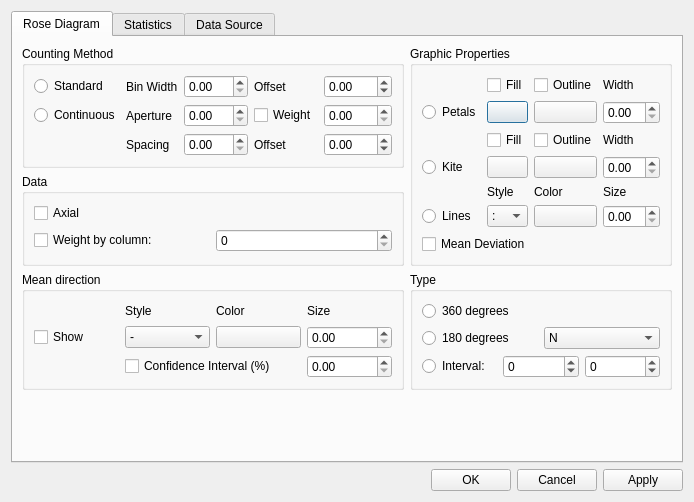
<?xml version="1.0" encoding="UTF-8"?>
<ui version="4.0">
 <class>Dialog</class>
 <widget class="QDialog" name="Dialog">
  <property name="geometry">
   <rect>
    <x>0</x>
    <y>0</y>
    <width>632</width>
    <height>502</height>
   </rect>
  </property>
  <property name="windowTitle">
   <string>Dialog</string>
  </property>
  <layout class="QVBoxLayout" name="verticalLayout_2">
   <item>
    <widget class="QTabWidget" name="tabWidget">
     <property name="sizePolicy">
      <sizepolicy hsizetype="Expanding" vsizetype="Expanding">
       <horstretch>0</horstretch>
       <verstretch>0</verstretch>
      </sizepolicy>
     </property>
     <property name="locale">
      <locale language="English" country="UnitedStates"/>
     </property>
     <property name="currentIndex">
      <number>0</number>
     </property>
     <widget class="QWidget" name="roseDiagram">
      <attribute name="title">
       <string>Rose Diagram</string>
      </attribute>
      <layout class="QVBoxLayout" name="verticalLayout">
       <item>
        <layout class="QGridLayout" name="gridLayout_2">
         <item row="0" column="0">
          <widget class="QGroupBox" name="groupBox_16">
           <property name="title">
            <string>Counting Method</string>
           </property>
           <layout class="QGridLayout" name="gridLayout_5">
            <item row="0" column="0">
             <widget class="QRadioButton" name="prop_rose_check_standard">
              <property name="text">
               <string>Standard</string>
              </property>
             </widget>
            </item>
            <item row="0" column="2">
             <widget class="QDoubleSpinBox" name="prop_rose_binwidth">
              <property name="maximum">
               <double>360.000000000000000</double>
              </property>
             </widget>
            </item>
            <item row="0" column="1">
             <widget class="QLabel" name="label_18">
              <property name="text">
               <string>Bin Width</string>
              </property>
             </widget>
            </item>
            <item row="0" column="4">
             <widget class="QDoubleSpinBox" name="prop_rose_offset">
              <property name="minimum">
               <double>-360.000000000000000</double>
              </property>
              <property name="maximum">
               <double>360.000000000000000</double>
              </property>
             </widget>
            </item>
            <item row="0" column="3">
             <widget class="QLabel" name="label_24">
              <property name="text">
               <string>Offset</string>
              </property>
             </widget>
            </item>
            <item row="1" column="1">
             <widget class="QLabel" name="label_19">
              <property name="text">
               <string>Aperture</string>
              </property>
             </widget>
            </item>
            <item row="1" column="0">
             <widget class="QRadioButton" name="prop_rose_check_continuous">
              <property name="text">
               <string>Continuous</string>
              </property>
             </widget>
            </item>
            <item row="1" column="2">
             <widget class="QDoubleSpinBox" name="prop_rose_aperture">
              <property name="maximum">
               <double>360.000000000000000</double>
              </property>
             </widget>
            </item>
            <item row="1" column="4">
             <widget class="QDoubleSpinBox" name="prop_rose_weightmunro">
              <property name="maximum">
               <double>1.000000000000000</double>
              </property>
              <property name="singleStep">
               <double>0.010000000000000</double>
              </property>
             </widget>
            </item>
            <item row="1" column="3">
             <widget class="QCheckBox" name="prop_rose_check_weightmunro">
              <property name="text">
               <string>Weight</string>
              </property>
             </widget>
            </item>
            <item row="2" column="2">
             <widget class="QDoubleSpinBox" name="prop_rose_spacing">
              <property name="maximum">
               <double>360.000000000000000</double>
              </property>
             </widget>
            </item>
            <item row="2" column="1">
             <widget class="QLabel" name="label_38">
              <property name="text">
               <string>Spacing</string>
              </property>
             </widget>
            </item>
            <item row="2" column="3">
             <widget class="QLabel" name="label_39">
              <property name="text">
               <string>Offset</string>
              </property>
             </widget>
            </item>
            <item row="2" column="4">
             <widget class="QDoubleSpinBox" name="prop_rose_offsetcont">
              <property name="minimum">
               <double>-360.000000000000000</double>
              </property>
              <property name="maximum">
               <double>360.000000000000000</double>
              </property>
             </widget>
            </item>
           </layout>
          </widget>
         </item>
         <item row="0" column="1" rowspan="2">
          <widget class="QGroupBox" name="groupBox_7">
           <property name="title">
            <string>Graphic Properties</string>
           </property>
           <layout class="QVBoxLayout" name="verticalLayout_5">
            <item>
             <layout class="QGridLayout" name="gridLayout_8">
              <item row="0" column="1">
               <widget class="QCheckBox" name="prop_rose_check_petalsfill">
                <property name="text">
                 <string>Fill</string>
                </property>
               </widget>
              </item>
              <item row="0" column="2">
               <widget class="QCheckBox" name="prop_rose_check_petalsoutline">
                <property name="text">
                 <string>Outline</string>
                </property>
               </widget>
              </item>
              <item row="0" column="3">
               <widget class="QLabel" name="label_20">
                <property name="text">
                 <string>Width</string>
                </property>
               </widget>
              </item>
              <item row="1" column="0">
               <widget class="QRadioButton" name="prop_rose_check_petals">
                <property name="text">
                 <string>Petals</string>
                </property>
               </widget>
              </item>
              <item row="1" column="1">
               <widget class="QPushButton" name="prop_color_petals_facecolor">
                <property name="text">
                 <string/>
                </property>
               </widget>
              </item>
              <item row="1" column="2">
               <widget class="QPushButton" name="prop_color_petals_edgecolor">
                <property name="text">
                 <string/>
                </property>
               </widget>
              </item>
              <item row="1" column="3">
               <widget class="QDoubleSpinBox" name="prop_petals_linewidth"/>
              </item>
              <item row="2" column="1">
               <widget class="QCheckBox" name="prop_rose_check_kitefill">
                <property name="text">
                 <string>Fill</string>
                </property>
               </widget>
              </item>
              <item row="2" column="2">
               <widget class="QCheckBox" name="prop_rose_check_kiteoutline">
                <property name="text">
                 <string>Outline</string>
                </property>
               </widget>
              </item>
              <item row="2" column="3">
               <widget class="QLabel" name="label_22">
                <property name="text">
                 <string>Width</string>
                </property>
               </widget>
              </item>
              <item row="3" column="0">
               <widget class="QRadioButton" name="prop_rose_check_kite">
                <property name="text">
                 <string>Kite</string>
                </property>
               </widget>
              </item>
              <item row="3" column="1">
               <widget class="QPushButton" name="prop_color_kite_facecolor">
                <property name="text">
                 <string/>
                </property>
               </widget>
              </item>
              <item row="3" column="2">
               <widget class="QPushButton" name="prop_color_kite_edgecolor">
                <property name="text">
                 <string/>
                </property>
               </widget>
              </item>
              <item row="3" column="3">
               <widget class="QDoubleSpinBox" name="prop_kite_linewidth"/>
              </item>
              <item row="4" column="1">
               <widget class="QLabel" name="label_29">
                <property name="text">
                 <string>Style</string>
                </property>
               </widget>
              </item>
              <item row="4" column="2">
               <widget class="QLabel" name="label_28">
                <property name="text">
                 <string>Color</string>
                </property>
               </widget>
              </item>
              <item row="4" column="3">
               <widget class="QLabel" name="label_27">
                <property name="text">
                 <string>Size</string>
                </property>
               </widget>
              </item>
              <item row="5" column="0">
               <widget class="QRadioButton" name="prop_rose_check_lines">
                <property name="text">
                 <string>Lines</string>
                </property>
               </widget>
              </item>
              <item row="5" column="1">
               <widget class="QComboBox" name="prop_lines_linestyle">
                <item>
                 <property name="text">
                  <string>:</string>
                 </property>
                </item>
                <item>
                 <property name="text">
                  <string>-</string>
                 </property>
                </item>
                <item>
                 <property name="text">
                  <string>--</string>
                 </property>
                </item>
                <item>
                 <property name="text">
                  <string>-.</string>
                 </property>
                </item>
               </widget>
              </item>
              <item row="5" column="2">
               <widget class="QPushButton" name="prop_color_lines_color">
                <property name="text">
                 <string/>
                </property>
               </widget>
              </item>
              <item row="5" column="3">
               <widget class="QDoubleSpinBox" name="prop_lines_linewidth"/>
              </item>
             </layout>
            </item>
            <item>
             <layout class="QHBoxLayout" name="horizontalLayout_11">
              <item>
               <widget class="QCheckBox" name="prop_rose_check_meandeviation">
                <property name="text">
                 <string>Mean Deviation</string>
                </property>
               </widget>
              </item>
              <item>
               <spacer name="horizontalSpacer_5">
                <property name="orientation">
                 <enum>Qt::Horizontal</enum>
                </property>
                <property name="sizeHint" stdset="0">
                 <size>
                  <width>40</width>
                  <height>20</height>
                 </size>
                </property>
               </spacer>
              </item>
             </layout>
            </item>
           </layout>
          </widget>
         </item>
         <item row="1" column="0">
          <widget class="QGroupBox" name="groupBox_5">
           <property name="title">
            <string>Data</string>
           </property>
           <layout class="QVBoxLayout" name="verticalLayout_3">
            <item>
             <widget class="QCheckBox" name="prop_rose_check_diraxial">
              <property name="text">
               <string>Axial</string>
              </property>
             </widget>
            </item>
            <item>
             <layout class="QHBoxLayout" name="horizontalLayout_8">
              <item>
               <widget class="QCheckBox" name="prop_rose_check_weightcolumn">
                <property name="text">
                 <string>Weight by column:</string>
                </property>
               </widget>
              </item>
              <item>
               <widget class="QSpinBox" name="prop_rose_weightcolumn">
                <property name="maximum">
                 <number>16384</number>
                </property>
               </widget>
              </item>
             </layout>
            </item>
           </layout>
          </widget>
         </item>
         <item row="2" column="0">
          <widget class="QGroupBox" name="groupBox_9">
           <property name="title">
            <string>Mean direction</string>
           </property>
           <layout class="QVBoxLayout" name="verticalLayout_6">
            <item>
             <layout class="QGridLayout" name="gridLayout_7">
              <item row="0" column="2">
               <widget class="QLabel" name="label_25">
                <property name="text">
                 <string>Color</string>
                </property>
               </widget>
              </item>
              <item row="1" column="3">
               <widget class="QDoubleSpinBox" name="prop_rose_mean_linewidth"/>
              </item>
              <item row="1" column="2">
               <widget class="QPushButton" name="prop_color_rose_mean_color">
                <property name="text">
                 <string/>
                </property>
               </widget>
              </item>
              <item row="1" column="0">
               <widget class="QCheckBox" name="prop_rose_check_mean">
                <property name="text">
                 <string>Show</string>
                </property>
               </widget>
              </item>
              <item row="0" column="3">
               <widget class="QLabel" name="label_26">
                <property name="text">
                 <string>Size</string>
                </property>
               </widget>
              </item>
              <item row="1" column="1">
               <widget class="QComboBox" name="prop_rose_mean_linestyle">
                <item>
                 <property name="text">
                  <string>-</string>
                 </property>
                </item>
                <item>
                 <property name="text">
                  <string>:</string>
                 </property>
                </item>
                <item>
                 <property name="text">
                  <string>--</string>
                 </property>
                </item>
                <item>
                 <property name="text">
                  <string>-.</string>
                 </property>
                </item>
               </widget>
              </item>
              <item row="0" column="1">
               <widget class="QLabel" name="label_37">
                <property name="text">
                 <string>Style</string>
                </property>
               </widget>
              </item>
              <item row="2" column="1" colspan="2">
               <widget class="QCheckBox" name="prop_rose_check_confidence">
                <property name="text">
                 <string>Confidence Interval (%)</string>
                </property>
               </widget>
              </item>
              <item row="2" column="3">
               <widget class="QDoubleSpinBox" name="prop_rose_confidence">
                <property name="maximum">
                 <double>100.000000000000000</double>
                </property>
               </widget>
              </item>
             </layout>
            </item>
           </layout>
          </widget>
         </item>
         <item row="2" column="1">
          <widget class="QGroupBox" name="groupBox_6">
           <property name="title">
            <string>Type</string>
           </property>
           <layout class="QVBoxLayout" name="verticalLayout_4">
            <item>
             <widget class="QRadioButton" name="prop_rose_check_360d">
              <property name="text">
               <string>360 degrees</string>
              </property>
             </widget>
            </item>
            <item>
             <layout class="QHBoxLayout" name="horizontalLayout_2">
              <item>
               <widget class="QRadioButton" name="prop_rose_check_180d">
                <property name="text">
                 <string>180 degrees</string>
                </property>
               </widget>
              </item>
              <item>
               <widget class="QComboBox" name="prop_rose_180half">
                <item>
                 <property name="text">
                  <string>N</string>
                 </property>
                </item>
                <item>
                 <property name="text">
                  <string>S</string>
                 </property>
                </item>
               </widget>
              </item>
             </layout>
            </item>
            <item>
             <layout class="QHBoxLayout" name="horizontalLayout_9">
              <item>
               <widget class="QRadioButton" name="prop_rose_check_interval">
                <property name="text">
                 <string>Interval:</string>
                </property>
               </widget>
              </item>
              <item>
               <widget class="QSpinBox" name="prop_rose_intervalfrom">
                <property name="minimum">
                 <number>-360</number>
                </property>
                <property name="maximum">
                 <number>360</number>
                </property>
               </widget>
              </item>
              <item>
               <widget class="QSpinBox" name="prop_rose_intervalto">
                <property name="minimum">
                 <number>-360</number>
                </property>
                <property name="maximum">
                 <number>360</number>
                </property>
               </widget>
              </item>
             </layout>
            </item>
           </layout>
          </widget>
         </item>
        </layout>
       </item>
       <item>
        <spacer name="verticalSpacer">
         <property name="orientation">
          <enum>Qt::Vertical</enum>
         </property>
         <property name="sizeHint" stdset="0">
          <size>
           <width>20</width>
           <height>75</height>
          </size>
         </property>
        </spacer>
       </item>
      </layout>
      <zorder></zorder>
      <zorder>verticalSpacer</zorder>
     </widget>
     <widget class="QWidget" name="tab_3">
      <attribute name="title">
       <string>Statistics</string>
      </attribute>
      <layout class="QHBoxLayout" name="horizontalLayout_6">
       <item>
        <widget class="QTextEdit" name="show_auttitude_data_statistics"/>
       </item>
      </layout>
     </widget>
     <widget class="QWidget" name="tab_4">
      <attribute name="title">
       <string>Data Source</string>
      </attribute>
      <layout class="QHBoxLayout" name="horizontalLayout_7">
       <item>
        <widget class="QTextEdit" name="show_auttitude_data_source"/>
       </item>
      </layout>
     </widget>
    </widget>
   </item>
   <item>
    <layout class="QHBoxLayout" name="horizontalLayout">
     <item>
      <spacer name="horizontalSpacer">
       <property name="orientation">
        <enum>Qt::Horizontal</enum>
       </property>
       <property name="sizeHint" stdset="0">
        <size>
         <width>40</width>
         <height>20</height>
        </size>
       </property>
      </spacer>
     </item>
     <item>
      <widget class="QPushButton" name="ok_button">
       <property name="text">
        <string>OK</string>
       </property>
      </widget>
     </item>
     <item>
      <widget class="QPushButton" name="cancel_button">
       <property name="text">
        <string>Cancel</string>
       </property>
      </widget>
     </item>
     <item>
      <widget class="QPushButton" name="apply">
       <property name="text">
        <string>Apply</string>
       </property>
      </widget>
     </item>
    </layout>
   </item>
  </layout>
 </widget>
 <tabstops>
  <tabstop>show_auttitude_data_source</tabstop>
  <tabstop>cancel_button</tabstop>
  <tabstop>apply</tabstop>
  <tabstop>show_auttitude_data_statistics</tabstop>
  <tabstop>ok_button</tabstop>
  <tabstop>tabWidget</tabstop>
  <tabstop>prop_rose_check_standard</tabstop>
  <tabstop>prop_rose_binwidth</tabstop>
  <tabstop>prop_rose_offset</tabstop>
  <tabstop>prop_rose_check_continuous</tabstop>
  <tabstop>prop_rose_aperture</tabstop>
  <tabstop>prop_rose_check_weightmunro</tabstop>
  <tabstop>prop_rose_weightmunro</tabstop>
  <tabstop>prop_rose_spacing</tabstop>
  <tabstop>prop_rose_offsetcont</tabstop>
  <tabstop>prop_rose_check_diraxial</tabstop>
  <tabstop>prop_rose_check_weightcolumn</tabstop>
  <tabstop>prop_rose_weightcolumn</tabstop>
  <tabstop>prop_rose_check_mean</tabstop>
  <tabstop>prop_rose_mean_linestyle</tabstop>
  <tabstop>prop_color_rose_mean_color</tabstop>
  <tabstop>prop_rose_mean_linewidth</tabstop>
  <tabstop>prop_rose_check_confidence</tabstop>
  <tabstop>prop_rose_confidence</tabstop>
  <tabstop>prop_rose_check_petals</tabstop>
  <tabstop>prop_rose_check_petalsfill</tabstop>
  <tabstop>prop_rose_check_petalsoutline</tabstop>
  <tabstop>prop_color_petals_facecolor</tabstop>
  <tabstop>prop_color_petals_edgecolor</tabstop>
  <tabstop>prop_petals_linewidth</tabstop>
  <tabstop>prop_rose_check_kite</tabstop>
  <tabstop>prop_rose_check_kitefill</tabstop>
  <tabstop>prop_rose_check_kiteoutline</tabstop>
  <tabstop>prop_color_kite_facecolor</tabstop>
  <tabstop>prop_color_kite_edgecolor</tabstop>
  <tabstop>prop_kite_linewidth</tabstop>
  <tabstop>prop_rose_check_lines</tabstop>
  <tabstop>prop_lines_linestyle</tabstop>
  <tabstop>prop_color_lines_color</tabstop>
  <tabstop>prop_lines_linewidth</tabstop>
  <tabstop>prop_rose_check_meandeviation</tabstop>
  <tabstop>prop_rose_check_360d</tabstop>
  <tabstop>prop_rose_check_interval</tabstop>
  <tabstop>prop_rose_intervalfrom</tabstop>
  <tabstop>prop_rose_intervalto</tabstop>
 </tabstops>
 <resources/>
 <connections>
  <connection>
   <sender>ok_button</sender>
   <signal>clicked()</signal>
   <receiver>Dialog</receiver>
   <slot>accept()</slot>
   <hints>
    <hint type="sourcelabel">
     <x>442</x>
     <y>381</y>
    </hint>
    <hint type="destinationlabel">
     <x>325</x>
     <y>201</y>
    </hint>
   </hints>
  </connection>
  <connection>
   <sender>cancel_button</sender>
   <signal>clicked()</signal>
   <receiver>Dialog</receiver>
   <slot>reject()</slot>
   <hints>
    <hint type="sourcelabel">
     <x>523</x>
     <y>381</y>
    </hint>
    <hint type="destinationlabel">
     <x>325</x>
     <y>201</y>
    </hint>
   </hints>
  </connection>
 </connections>
</ui>
